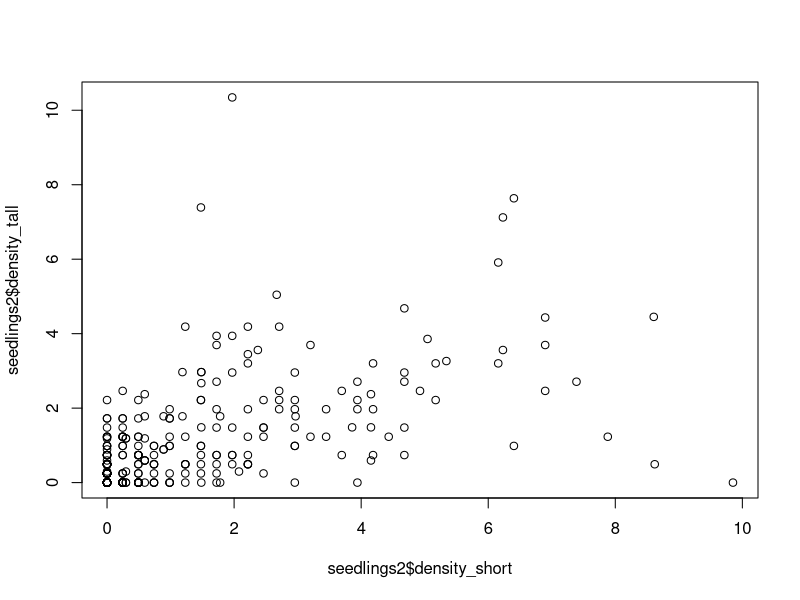
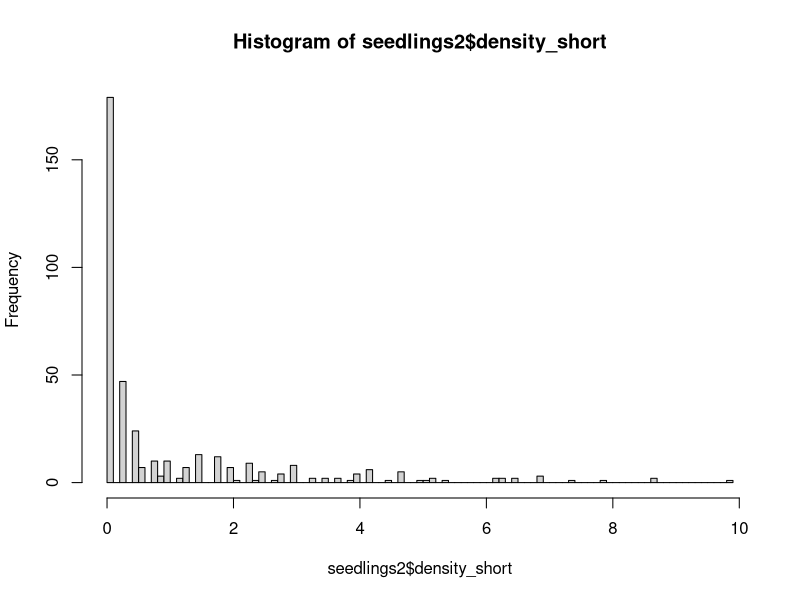
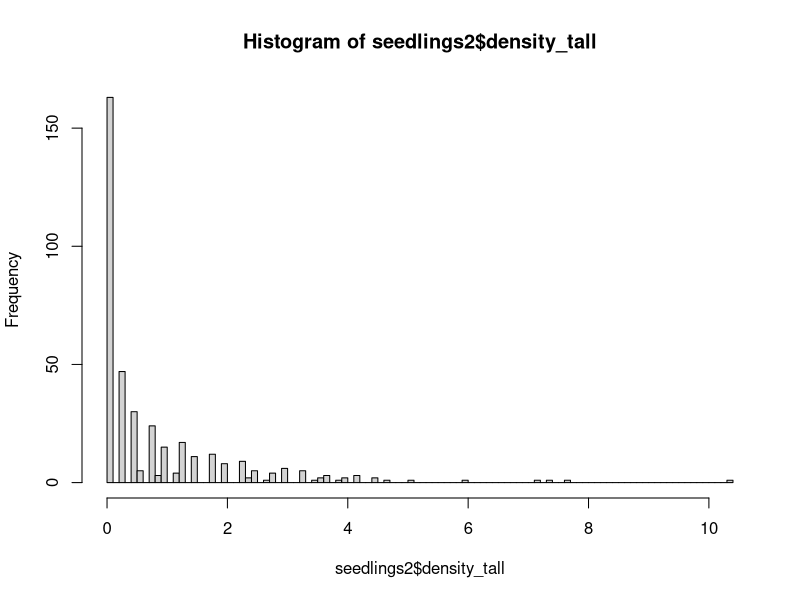
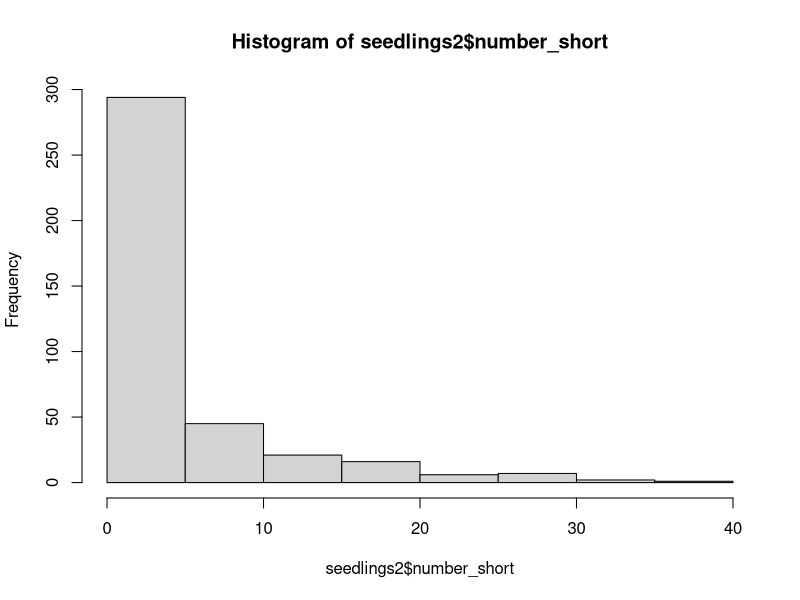
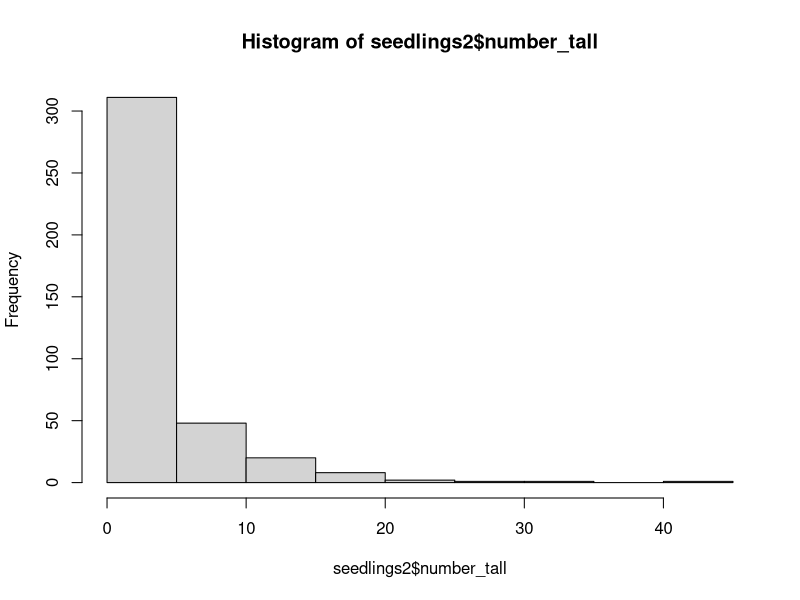
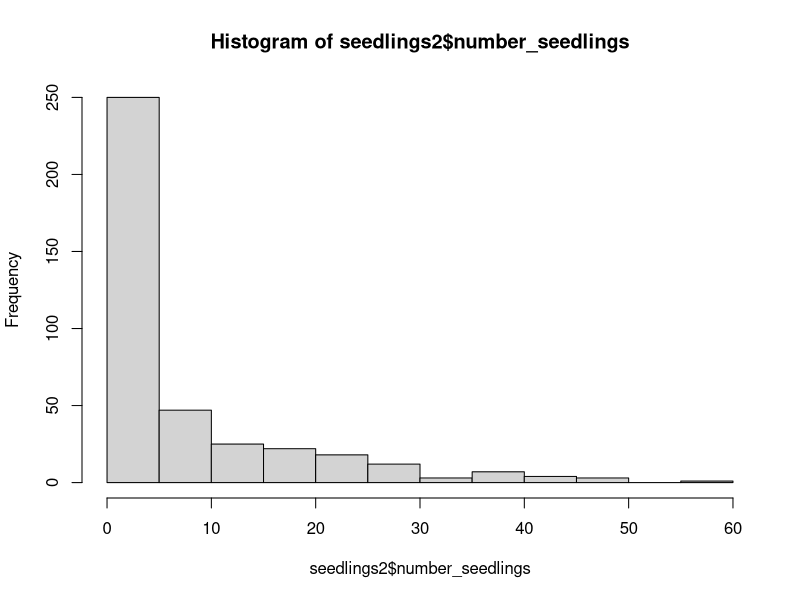
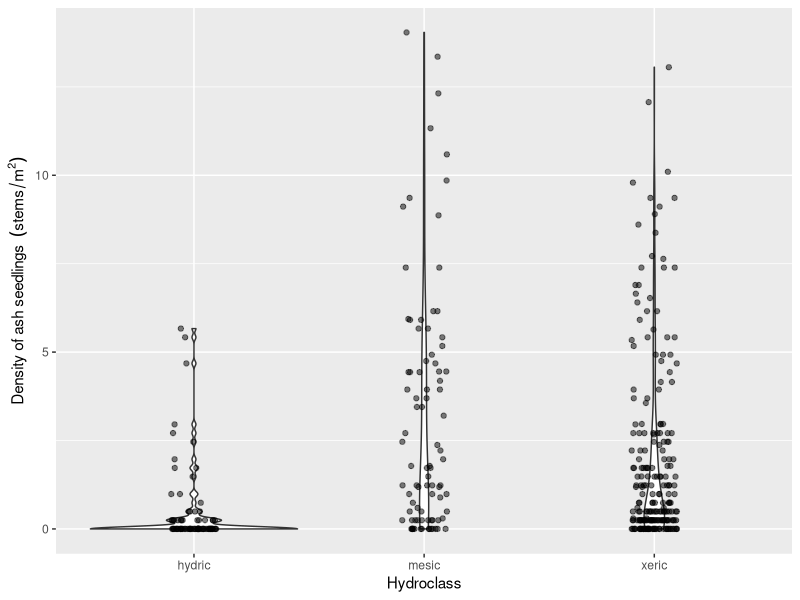
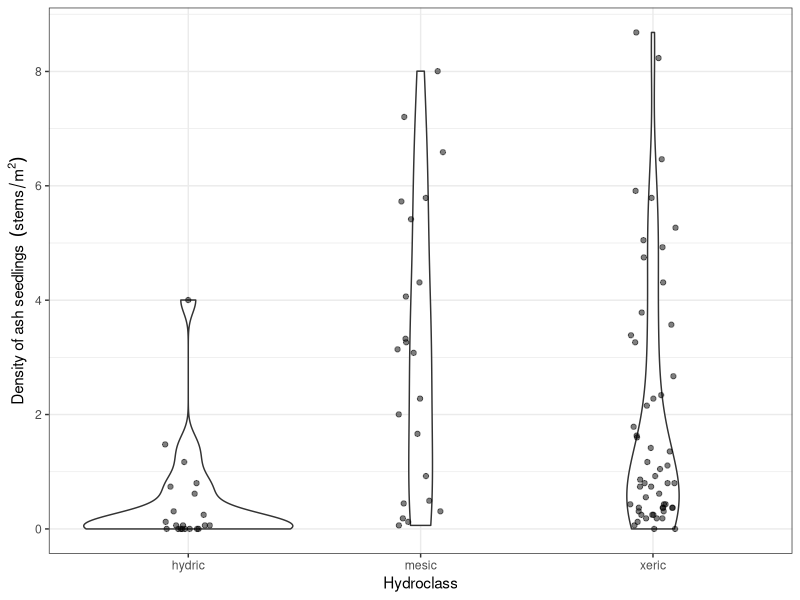

Write the R code that produced these figures, in order.
# Aaron Tayal
# 8/26/2024
# The purpose is to report what the stem 
# density of ash seedlings, saplings, small trees, and trees is

library(ggplot2)
library(dplyr)

# Plot centers ---------------------------------------------------------------

plot_centers <- read.csv("Raw_data/EAB_Michigan_2024_plot_centers.csv")
str(plot_centers)
# for the center_tree column, I would encourage to split that into two (one for species and one for dbh)
# same for the center tree updated column

# There are 111 plots (37 transects) that I plan to visit (and 2 extra rows due 
# to confusion about the true center for plot 75):
nrow(plot_centers)

# There are 98 plots that I have collected seedling data (not counting 75_north):
sum(plot_centers$seedlings_done_y_n == "y")

# Similarly, there are 98 plots that I have collected sapling data (not counting 
# 75_north):
sum(plot_centers$saplings_done_y_n == "y")

# There are 97 plots that I have collected tree data for (not counting 75_north).
# At plot 91 at Hudson Mills, we ran out of time to collect tree data due to a 
# thunderstorm
sum(plot_centers$trees_done_y_n == "y")

# There are 2 plots where we found and measured the center tree but did not 
# collect any seedling, sapling, or tree data due to high waters and a time 
# crunch. These were plots 23 and 66, both at Island Lake.
#View(plot_centers[plot_centers$seedlings_done_y_n == "n",])

# This leaves 11 plots that we have neither found the center or recorded data
# for. Four at Hudson Mills, six at Indian Springs, and one at Island Lake. 
# Note: we technically found plot 61 at Island Lake, but I forgot to write
# the center tree DBH, and thus I'm considering it completely not-started.
#View(plot_centers[plot_centers$seedlings_done_y_n == "",])

# Summary: 97 done + 3 partially done + 11 not-started = 111 plots

# Hydroclass -----------------------------------------------------------------

hydro <- read.csv("Raw_data/MI-plot-hydroclasses.csv")
str(hydro)
# The column "mstrlvl" is either xeric, mesic, or hydric. All plots in one
# transect (3 plots) will have the same assignment of mstrlvl. I will also 
# call this the "hydroclass". The column "plotmstr" has a value from 1 to 5 
# (1 being driest and 5 being the most flooded). The "plotmstr" value can
# vary within a transect. I think it is based on the results of some kind of 
# soil moisture test.

# Note: "MI-plot-hydroclasses.csv" has hydroclass data for 129 plots, including
# some that I do not plan to visit because they are designated "non-ash" plots
# or they are at Brighton.

# Seedlings -------------------------------------------------------------------

seedlings <- read.csv("Raw_data/EAB_Michigan_2024_seedlings.csv")
str(seedlings)
# At one plot (75 at Indian Springs), we found two center trees marked 75.
# The true, original plot 75 is the one I want to use. I called this one 
# "75_south" in my datasheet this year. So I need to remove "75_north" rows and
# rename "75_south" rows as simply "75".
seedlings <- seedlings[seedlings$center_tree_number != "75_north",]
seedlings$center_tree_number[seedlings$center_tree_number == "75_south"] <- "75"
str(seedlings)

seedlings$center_tree_number <- as.integer(seedlings$center_tree_number)

# To combine the data on hydroclasses with the seedling data, I will
# use inner_join, which keeps only the rows which have center_tree_number
# matching between the two datasets:
seedlings2 <- inner_join(seedlings, hydro, by="center_tree_number")
# I notice that the number of rows of seedlings and seedlings2 are the same,
# indicating that the dataframe hydro contained all the center tree numbers
# that I have
nrow(seedlings) == nrow(seedlings2)

# We recorded data for each quadrant of each microplot, so I need to add up the
# four quadrants for short seedlings (those that are shorter than 25 cm):
seedlings2$number_short <- 
  seedlings2$northeast_number_established_short +
  seedlings2$southeast_number_established_short +
  seedlings2$southwest_number_established_short +
  seedlings2$northwest_number_established_short

# Same for tall seedlings:
seedlings2$number_tall <- 
  seedlings2$northeast_number_established_tall +
  seedlings2$southeast_number_established_tall +
  seedlings2$southwest_number_established_tall +
  seedlings2$northwest_number_established_tall

# Now make a column for the total number of seedlings (both short and tall):
seedlings2$number_seedlings <- seedlings2$number_short + seedlings2$number_tall

# Now I need to divide the raw counts by the area of the circular microplot to
# get the density. The density will be in units of stems per meter^2
seedlings2$density_short <-
  (seedlings2$number_short / seedlings2$area_of_microplot_m_squared)

seedlings2$density_tall <-
  (seedlings2$number_tall / seedlings2$area_of_microplot_m_squared)

seedlings2$density_seedlings <- 
  (seedlings2$number_seedlings / seedlings2$area_of_microplot_m_squared)

# For a common sense check, I'll plot the density of short seedlings against
# the density of tall seedlings.  I predict (prior to seeing it) that they 
# will be correlated.
plot(seedlings2$density_short,
     seedlings2$density_tall)

# I will plot histograms for short and tall seedlings. I want to know what is 
# the qualitative shape of the distribution:
hist(seedlings2$density_short, breaks=100)
hist(seedlings2$density_tall, breaks=100)

hist(seedlings2$number_short) # I wanted to see the count data, too
hist(seedlings2$number_tall)
hist(seedlings2$number_seedlings)

# Note: these density variables are pseudo-continuous, but really they are
# discrete, because the counts are discrete, and so there are only a limited
# number of values that the density can take.

# I want to make a violin plot that shows the distribution of seedling densities
# for each of the three hydroclasses (xeric, mesic, and hydric)
ggplot(data=seedlings2, aes(x=factor(mstrlvl), 
                            y=density_seedlings)) +
  geom_violin() +
  geom_jitter(height=0, width=0.1, alpha=0.5) +
  xlab("Hydroclass") +
  ylab(bquote("Density of ash seedlings " ~ (stems/m^2)))

# I want to take an average of the 4 microplots in order to report data at the 
# plot level. 

# IMPORTANT NOTE: sometimes, we forgot to write the percent cover
# for 1 out of 4 of the microplots. I have instructed the code to strip NA values
# before taking the mean.  I'm assuming it's okay because we still have three other
# values, but I need to check on this.

seedlings_by_plot <- seedlings2 %>% group_by(center_tree_number) %>% 
  summarize(mean_percent_cover = mean(percent_cover_0_0.5_1_3.5_8_15.5_25.5_etc, 
                                 na.rm=TRUE),
            mean_density_short = mean(density_short),
            mean_density_tall = mean(density_tall),
            mean_density_seedlings = mean(density_seedlings),
            mstrlvl = first(mstrlvl))

# Make a graph that shows the seedling densities by hydroclass, at the plot level
ggplot(data=seedlings_by_plot, aes(x=factor(mstrlvl), y=mean_density_seedlings)) +
  geom_violin() +
  geom_jitter(height=0, width=0.1, alpha=0.5) +
  xlab("Hydroclass") +
  ylab(bquote("Density of ash seedlings " ~ (stems/m^2))) +
  scale_y_continuous(breaks=seq(0,9,2)) +
  theme_bw()

# Make a similar graph for short seedlings (under 25 cm):
ggplot(data=seedlings_by_plot, aes(x=factor(mstrlvl), y=mean_density_short)) +
  geom_violin() +
  geom_jitter(height=0, width=0.1, alpha=0.5) +
  xlab("Hydroclass") +
  ylab(bquote("Density of short ash seedlings <25 cm  " ~ (stems/m^2))) +
  scale_y_continuous(breaks=seq(0,9,2)) +
  ylim(-0.15, 6) +
  theme_bw()

# Same for tall seedlings:
ggplot(data=seedlings_by_plot, aes(x=factor(mstrlvl), y=mean_density_tall)) +
  geom_violin() +
  geom_jitter(height=0, width=0.1, alpha=0.5) +
  xlab("Hydroclass") +
  ylab(bquote("Density of tall ash seedlings 25-137 cm  " ~ (stems/m^2))) +
  ylim(-0.15, 6) +
  theme_bw()

# And for percent cover:
ggplot(data=seedlings_by_plot, aes(x=factor(mstrlvl), y=mean_percent_cover)) +
  geom_violin() +
  geom_jitter(height=0, width=0.1, alpha=0.5) +
  xlab("Hydroclass") +
  ylab("Percent cover of ash seedlings (%)") +
  theme_bw()

# Saplings --------------------------------------------------------------------

saplings <- read.csv("Raw_data/EAB_Michigan_2024_saplings.csv")
str(saplings)
# Remove 75_north and rename 75_south to 75 (see seedlings for details)
saplings <- saplings[saplings$center_tree_number != "75_north",]
saplings$center_tree_number[saplings$center_tree_number == "75_south"] <- "75"

saplings$center_tree_number <- as.integer(saplings$center_tree_number)

# Trying to add in the hydroclass to this dataframe:
saplings2 <- inner_join(saplings, hydro, by="center_tree_number")
nrow(saplings) == nrow(saplings2)

# Saplings were counted in each quadrant, so I want to sum up the quadrants
# to get a total number of saplings by plot
saplings_by_plot <- saplings2 %>% group_by(center_tree_number) %>% 
  summarize(number_saplings = sum(number_of_stems),
            mstrlvl = first(mstrlvl))

# To find the density of saplings, I need to divide the number of saplings 
# found in the subplot (8 meters in radius) by the area of that subplot. 
# The area of the subplot is 201.062 m^2. The unit will be stems per m^2.
saplings_by_plot$density_saplings <- saplings_by_plot$number_saplings / 201.062

# I would like to also change the units to stems per hectare:
saplings_by_plot$density_saplings_stems_per_ha <- 
  saplings_by_plot$density_saplings * 10000

# Now, make a violin plot that shows the number of saplings found at each plot, 
# as a function of hydroclass
ggplot(data=saplings_by_plot, aes(x=factor(mstrlvl), 
                                  y=density_saplings)) + 
  geom_violin() +
  geom_jitter(height=0, width=0.1, alpha=0.5) +
  xlab("Hydroclass") +
  ylab(bquote("Density of ash saplings " ~ (stems/m^2))) +
  theme_bw()

# Small trees and trees -------------------------------------------------------

trees <- read.csv("Raw_data/EAB_Michigan_2024_trees.csv")

# Remove 75_north and rename 75_south to 75 (see seedlings for details)
trees <- trees[trees$center_tree_number != "75_north",]
trees$center_tree_number[trees$center_tree_number == "75_south"] <- "75"

trees$center_tree_number <- as.integer(trees$center_tree_number)
trees$ash_species <- as.factor(trees$ash_species)

# Add in hydroclass data
trees2 <- inner_join(trees, hydro, by="center_tree_number")
nrow(trees) == nrow(trees2)

# Remove any rows where the species of tree is not ash (keep rows where ash_species is NA)
# Note: the hickory and Zanthoxylum rows were tagged trees
levels(trees2$ash_species)
trees2 <- trees2[( trees2$ash_species != "hickory" | is.na(trees2$ash_species) ), ]
trees2 <- trees2[( trees2$ash_species != "Zanthoxylum (prickly ash)" | is.na(trees2$ash_species) ), ]
trees2$ash_species <- droplevels(trees2$ash_species)
levels(trees2$ash_species)

# I want to make a column that simplifies ash_species so that there are only 
# three categories: black, green/white/pumpkin, and unknown
trees2$ash_species_simple <- as.character(trees2$ash_species)
trees2$ash_species_simple[trees2$ash_species_simple == "green"] <- "green_white_or_pumpkin"
trees2$ash_species_simple[trees2$ash_species_simple == "green or pumpkin"] <- "green_white_or_pumpkin"
trees2$ash_species_simple[trees2$ash_species_simple == "green or white"] <- "green_white_or_pumpkin"
trees2$ash_species_simple[trees2$ash_species_simple == "green white or pumpkin"] <- "green_white_or_pumpkin"
trees2$ash_species_simple[trees2$ash_species_simple == "black?"] <- "unknown"
trees2$ash_species_simple[trees2$ash_species_simple == "?"] <- "unknown"
trees2$ash_species_simple[trees2$ash_species_simple == "green?"] <- "unknown"
trees2$ash_species_simple[trees2$ash_species_simple == "white?"] <- "unknown"
trees2$ash_species_simple <- as.factor(trees2$ash_species_simple)
table(trees2$ash_species_simple)

# Which center_tree_number values are found in seedlings but not found in 
# trees?
a <- seedlings_by_plot$center_tree_number
b <- sort(unique(trees2$center_tree_number))
b
setdiff(a, b)
# Plot 91 at Hudson Mills is correct to be missing from trees2

# Make sure the variable that records which quadrant the tree was in is accurate:
trees2$quadrant_NE_SE_SW_NW <- as.factor(trees2$quadrant_NE_SE_SW_NW)
summary(trees2$quadrant_NE_SE_SW_NW)
trees2[trees2$quadrant_NE_SE_SW_NW == "?",] # The only rows with ? for quadrant
# are about 100 meters from the center (and so will be filtered out)

# Which rows are simply recording the absence of any trees?
c <- trees2$center_tree_number[trees2$quadrant_NE_SE_SW_NW == "none"]
c
unique(c)
d <- trees2$center_tree_number[trees2$quadrant_NE_SE_SW_NW != "none"]
unique(d)
intersect(unique(c), unique(d)) # Make sure no trees are recorded from plots
# also marked as having no trees.

# We only recorded compass direction at the beginning of summer 
# (it was a lot of work). But we can at least check the data against quadrant
# to see if they agree
trees2$compass_direction <- as.numeric(trees2$compass_direction)
ggplot(data=trees2, aes(x=quadrant_NE_SE_SW_NW, y=compass_direction)) +
  geom_point() +
  geom_hline(yintercept=90) +
  geom_hline(yintercept=180) +
  geom_hline(yintercept=270)
# Looks like there are three rows where compass direction and quadrant disagree:
trees2[trees2$compass_direction > 270 & trees2$quadrant_NE_SE_SW_NW != "NW" &
        is.na(trees2$compass_direction) == FALSE , ]
# All of these three rows were tagged ash. When it comes time to identify tagged
# ash in datasets from previous years, we will know about this issue. I'm not
# going to try to change anything right now.
  

# I want to create a new dataframe of trees so that small trees (2.5-10 cm DBH)
# are counted only if they occur within the 8 meter radius subplot. Furthermore,
# trees (10 cm DBH and up) are counted only if they occur within the 18 meter
# radius main plot

# First I need to change the variable distance_to_center_meters into a 
# numeric variable.  For many of the trees inside the 8 meter subplot, we
# simply wrote "less than 8" to indicate it was in the subplot. So now I 
# will name these as 4 (4 meters) even though they ranged from 0 m to 8 m
trees2$distance_to_center_meters_simple <- trees2$distance_to_center_meters
trees2$distance_to_center_meters_simple[trees2$distance_to_center_meters_simple == "less than 8"] <- "4"
trees2$distance_to_center_meters_simple[trees2$distance_to_center_meters_simple == "between 8 and 18"] <- "13"
trees2$distance_to_center_meters_simple[trees2$distance_to_center_meters_simple == "greater than 18"] <- "25"
trees2$distance_to_center_meters_simple[trees2$distance_to_center_meters_simple == "approx 100 m"] <- "100"
trees2$distance_to_center_meters_simple <- as.numeric(trees2$distance_to_center_meters_simple)
hist(trees2$distance_to_center_meters_simple, breaks=100)

# Small trees must be >= 2.5 cm DBH AND < 12.5 cm DBH AND distance to the center
# must be <= 8 meters
small_trees <- trees2 %>% dplyr::filter(quadrant_NE_SE_SW_NW != "none") %>%
  dplyr::filter(diameter_at_137_cm_in_cm >= 2.5) %>%
  dplyr::filter(diameter_at_137_cm_in_cm < 10) %>%
  dplyr::filter(distance_to_center_meters_simple <= 8)
plot(small_trees$diameter_at_137_cm_in_cm)
hist(small_trees$diameter_at_137_cm_in_cm, breaks=50)
plot(small_trees$distance_to_center_meters_simple)

# Big trees must be >= 10 cm DBH AND distance to the center must be <= 18 meters
big_trees <- trees2 %>% dplyr::filter(quadrant_NE_SE_SW_NW != "none") %>%
  dplyr::filter(diameter_at_137_cm_in_cm >= 10) %>%
  dplyr::filter(distance_to_center_meters_simple <= 18)
plot(big_trees$diameter_at_137_cm_in_cm)
plot(big_trees$distance_to_center_meters_simple)

# Now, create a summary of how many ash small trees were found in each plot
small_trees_by_plot <- small_trees %>% 
  group_by(center_tree_number) %>%
  summarise(number_small_trees = n(),
            mstrlvl = first(mstrlvl))

# Now, for any center tree numbers not mentioned in small_trees_by_plot,
# but that are in trees2, I'd like to put another row with a zero in it:
b # b is all the center tree numbers where presence/absence of trees was recorded
e <- small_trees_by_plot$center_tree_number
e # e is all the center tree numbers where small trees were found in the subplot
f <- sort(setdiff(b, e))

# Add a row for each center tree where no small trees were found in the subplot:
for (k in (1:length(f))){
  small_trees_by_plot <- small_trees_by_plot %>% 
    bind_rows(data.frame(center_tree_number = f[k],
                        number_small_trees = 0,
                        mstrlvl = hydro$mstrlvl[which(hydro$center_tree_number == f[k])]))
}
# Reorder the rows by center_tree_number
small_trees_by_plot <- small_trees_by_plot %>% arrange(center_tree_number)

g <- small_trees_by_plot$center_tree_number
all.equal(b, g) # This shows that small_trees_by_plot now has all the same center
# trees that we recorded the presence or absence of trees at

# To find the density of small trees, I need to divide the number of them 
# found in the subplot (8 meters in radius) by the area of that subplot. 
# The area of the subplot is 201.062 m^2. The unit will be stems per m^2.
small_trees_by_plot$density_small_trees <- small_trees_by_plot$number_small_trees / 201.062

# I would like to also change the units to stems per hectare:
small_trees_by_plot$density_small_trees_stems_per_ha <- 
  small_trees_by_plot$density_small_trees * 10000

# Now, make a violin plot that shows the number of small trees found at each 
# plot, as a function of hydroclass
ggplot(data=small_trees_by_plot, aes(x=factor(mstrlvl), 
                                    y=density_small_trees)) + 
  geom_violin() +
  geom_jitter(height=0, width=0.1, alpha=0.5) +
  xlab("Hydroclass") +
  ylab(bquote("Density of ash small trees " ~ (stems/m^2))) +
  theme_bw()

# Now the same type of summary for big trees
big_trees_by_plot <- big_trees %>% group_by(center_tree_number) %>%
  summarise(number_big_trees = n())

# Now merge big_trees_by_plot into the small_trees_by_plot dataframe:
trees_by_plot <- full_join(small_trees_by_plot, 
                                    big_trees_by_plot, by="center_tree_number")
# Replace NAs with zeros for number of big trees:
trees_by_plot$number_big_trees[is.na(trees_by_plot$number_big_trees)] <- 0

# Calculate the density of big trees in stems per m^2:
trees_by_plot$density_big_trees <- trees_by_plot$number_big_trees / 1017.876

# And in stems per hectare:
trees_by_plot$density_big_trees_stems_per_ha <- 
  trees_by_plot$density_big_trees * 10000

# Now, make a violin plot that shows the number of big trees found at each 
# plot, as a function of hydroclass
ggplot(data=trees_by_plot, aes(x=factor(mstrlvl), 
                                     y=density_big_trees)) + 
  geom_violin() +
  geom_jitter(height=0, width=0.1, alpha=0.5) +
  xlab("Hydroclass") +
  ylab(bquote("Density of ash big trees " ~ (stems/m^2))) +
  theme_bw()

# Make a scatter plot of the small trees with diameter in the x-axis and 
# canopy condition in the y-axis.
ggplot(data=small_trees, aes(x=diameter_at_137_cm_in_cm, y=canopy_condition_1_5,
                             color=ash_species_simple)) +
  geom_jitter(height=0.05, width=0, alpha=0.4) +
  theme_classic()
